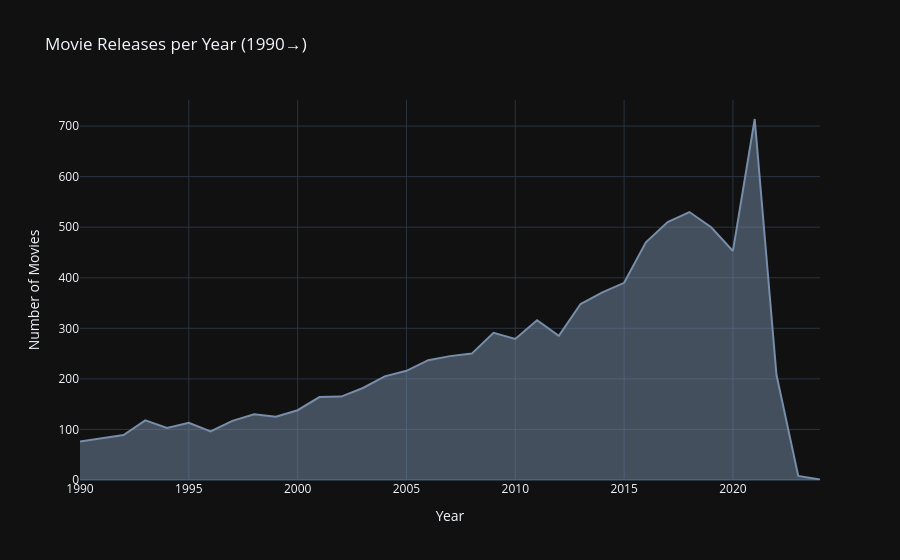

Notebook code for this chart:
### Markdown cell above
<a id='7'></a>
## 7. 📅 Temporal Analysis

Examine how the movie industry evolved over time — volume, genres, ratings.

### Code cell
# ── Movies per year ───────────────────────────────────────────────────────────
yearly = df_raw.copy()
yearly['Year'] = pd.to_datetime(yearly['Release_Date'], errors='coerce').dt.year
yr_count = yearly.groupby('Year').size().reset_index(name='Count')

fig = px.area(
    yr_count[yr_count['Year']>=1990], x='Year', y='Count',
    title='Movie Releases per Year (1990→)',
    template='plotly_dark',
    color_discrete_sequence=['#778da9'],
    labels={'Count':'Number of Movies'}
)
fig.update_traces(fill='tozeroy')
fig.show()

### Figure 1 — Plotly figure (JSON) as saved in the notebook; plotly's stock layout.template omitted (floating-point values rounded to 4 significant figures)
{"data": [{"fill": "tozeroy", "fillpattern": {"shape": ""}, "hovertemplate": "Year=%{x}<br>Number of Movies=%{y}<extra></extra>", "legendgroup": "", "line": {"color": "#778da9"}, "marker": {"symbol": "circle"}, "mode": "lines", "name": "", "orientation": "v", "showlegend": false, "stackgroup": "1", "type": "scatter", "x": [1990, 1991, 1992, 1993, 1994, 1995, 1996, 1997, 1998, 1999, 2000, 2001, 2002, 2003, 2004, 2005, 2006, 2007, 2008, 2009, 2010, 2011, 2012, 2013, 2014, 2015, 2016, 2017, 2018, 2019, 2020, 2021, 2022, 2023, 2024], "xaxis": "x", "y": [76, 83, 89, 118, 103, 113, 96, 117, 130, 125, 138, 164, 165, 182, 205, 216, 237, 245, 250, 291, 279, 316, 285, 348, 371, 390, 470, 510, 530, 500, 453, 714, 208, 8, 1], "yaxis": "y"}], "layout": {"legend": {"tracegroupgap": 0}, "title": {"text": "Movie Releases per Year (1990→)"}, "xaxis": {"anchor": "y", "domain": [0, 1], "title": {"text": "Year"}}, "yaxis": {"anchor": "x", "domain": [0, 1], "title": {"text": "Number of Movies"}}}}
